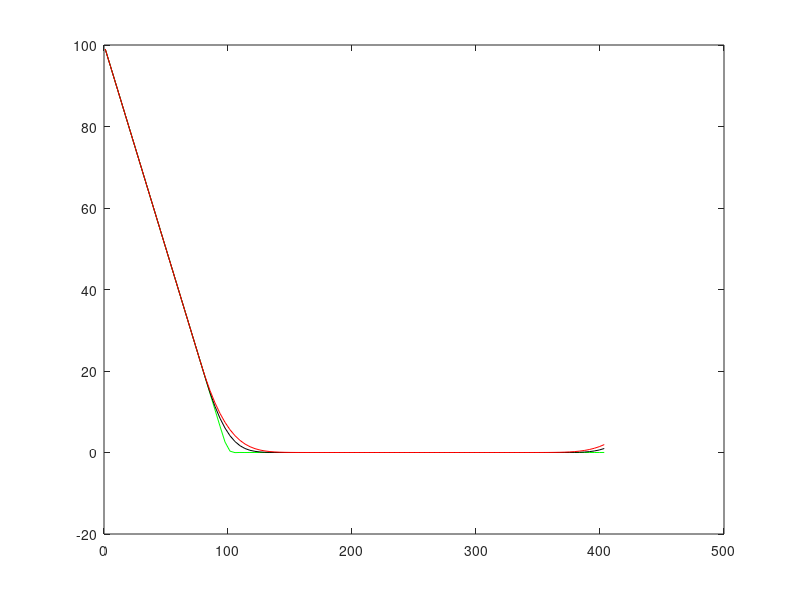
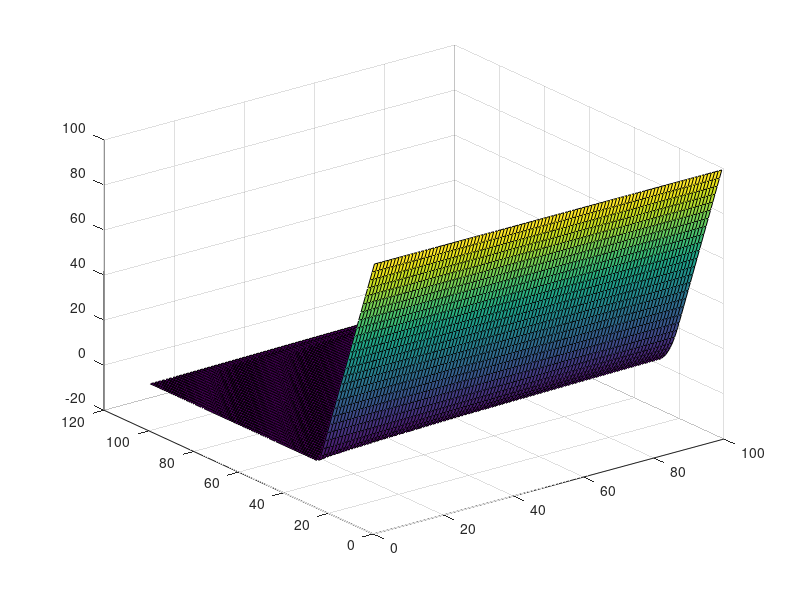

MATLAB code to generate these figures, in order:
clc;close all; clear all;
X = 100; r = 0.1; sigma = 0.30;
T = 1;
N =101;
M = 100;
y = linspace(0,6,N);
S = linspace(1,exp(6),N);
dt = T/M;
dy = y(2)-y(1);
c = 4*dy;
%dy = log(30)/(N-1);
[call, put] = blsprice(S,X,r,T,sigma);
for j = 1:N
    y(j) = (j-1)*dy;
end
phi = zeros(N,N);
for i = 1:N
    for j = 1:N
        phi(i,j) = sqrt((y(i) - y(j))^2 + c^2);
    end
end
L =  zeros(N,N);
Ly =  zeros(N,N);
Lyy =  zeros(N,N);
L = phi;
for i = 1:N
    for j = 1:N
        Ly(i,j) = (y(i)-y(j))/(sqrt((y(i) - y(j))^2 + c^2));
    end
end
for i = 1:N
    for j = 1:N
        Lyy(i,j) = 1/sqrt((y(i) - y(j))^2 + c^2)-(y(i)-y(j))^2/(sqrt((y(i) - y(j))^2 + c^2))^3;
    end
end
P=r*(eye(N))-(0.5*sigma^2)*(pinv(L)*Lyy)-(r-(0.5*sigma^2))*(pinv(L)*Ly);
Uo = max(X-S,0);
%alphao = zeros(N,1);
alphao = L\Uo';
alpha = zeros(N,1);
Unn = zeros(N,M);
Un =zeros(N,1);
t = (1:M)*dt;
for n = 1:M
    F1 = -dt*P*alphao;
    F2 = -dt*P*(alphao + 0.5*F1);
    alpha = alphao + 0.5*(F1 + F2);
    Un = L*alpha;
    for i = 1:N
        Un(i) = max(X-S(i), Un(i));
    end
    for j = 1:N
        Unn(j,n) = Un(j);
    end
    alpha = L\Un;
    alphao = alpha;
end
figure(1)
plot(S,Unn(:,1),'-g',S,Unn(:,round(M/2)),'-k',S,Unn(:,M),'-r')

figure(2)
surf(Unn)















